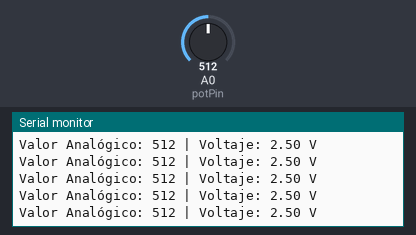
Simulated run of this sketch. Board: Arduino Uno, built with avr-gcc and run on an emulated ATmega328P. On the bench: the last lines printed to the serial monitor. Inputs (shaded band) come from the test bench; at power-on: A0 (potPin) = 512.

Above: at 4.2 s.
4.3 s: A0 (potPin) set to 991
At 4.35 s:
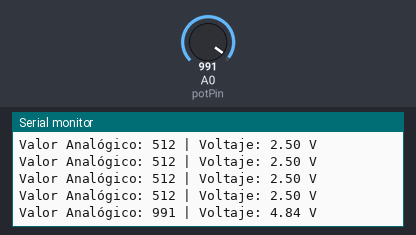
7.3 s: A0 (potPin) set to 1015
At 7.38 s:
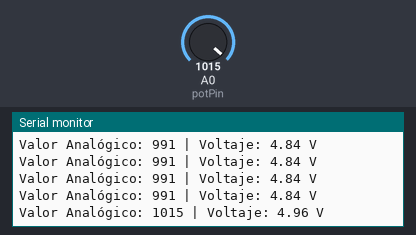
Timing chart, 0 to 10.3 s (numbered marks = the images above; inputs shaded):
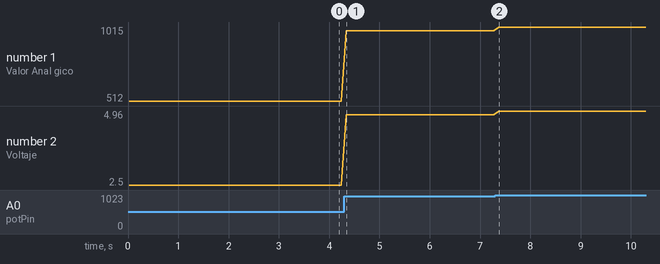

The sketch:

punto7.ino
```cpp
int potPin = A0;
void setup() {
  Serial.begin(9600);
  Serial.println("Lectura del Potenciómetro");
}

void loop() {
  int potValue = analogRead(potPin);
  float voltage = (potValue * 5.0) / 1023.0;

  Serial.print("Valor Analógico: ");
  Serial.print(potValue);
  Serial.print(" | Voltaje: ");
  Serial.print(voltage);
  Serial.println(" V");

  delay(100);
}
```

Measured:
- after the input at 4.3 s, the serial monitor: prints a new line at once (image 1)
- after the input at 7.3 s, the serial monitor: prints a new line after 0.07 s (image 2)
- plotted number 1: 512 → 991 after the input at 4.3 s, 991 → 1015 after the input at 7.3 s
- plotted number 2: 2.5 → 4.84 after the input at 4.3 s, 4.84 → 4.96 after the input at 7.3 s
